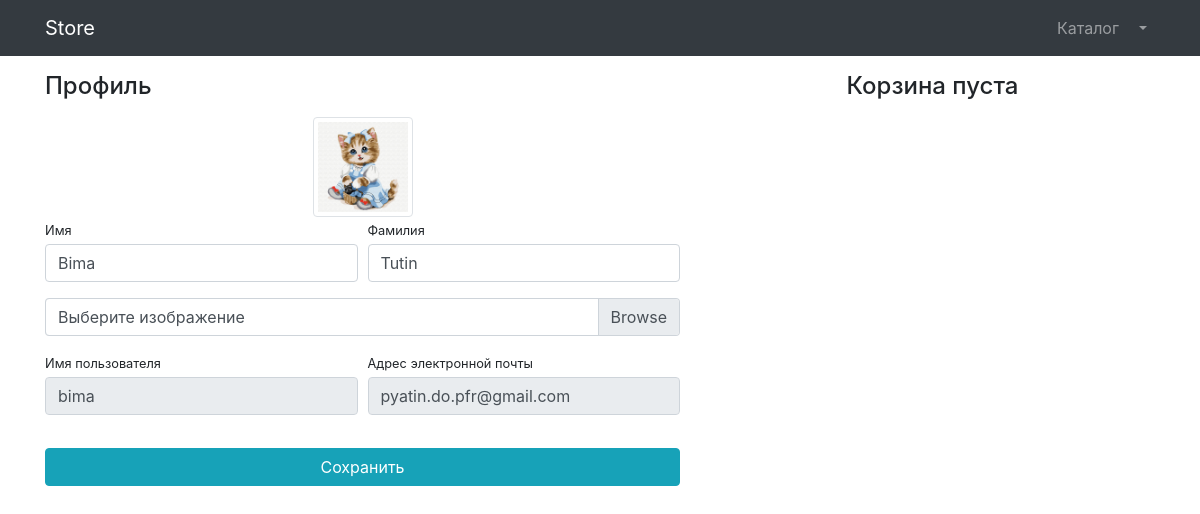
The page /users/profile/ (signed in) on the database as committed earlier.
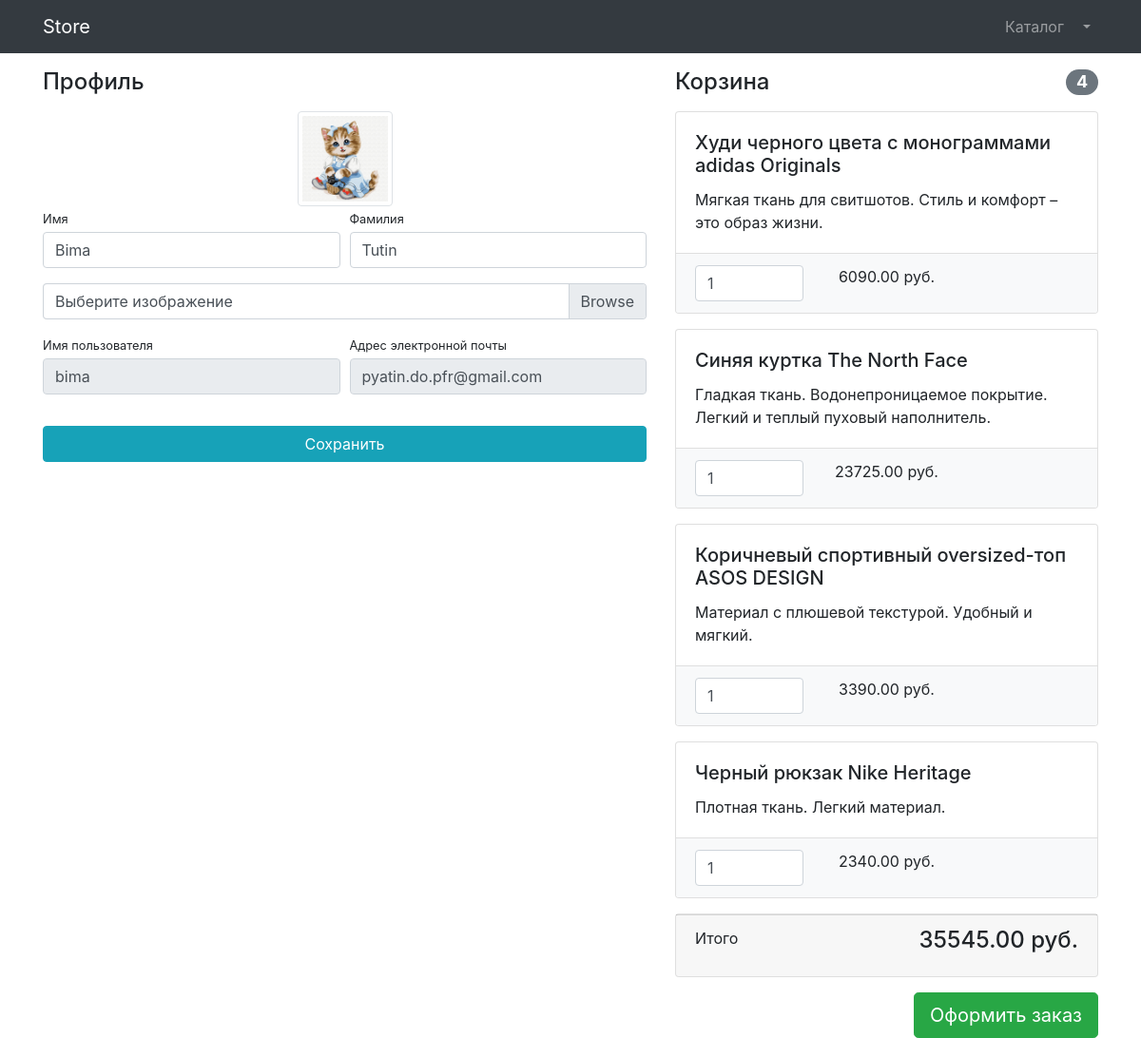
The same page on the database as committed later.
### users/models.py (models this page shows)
class User(AbstractUser):
    image = models.ImageField(upload_to='user_image', null=True, blank=True)

### products/models.py (models this page shows, shortened)
class Basket(models.Model):
    user = models.ForeignKey(to=User, on_delete=models.CASCADE)
    product = models.ForeignKey(to=Product, on_delete=models.CASCADE)
    quantity = models.PositiveSmallIntegerField(default=0)
    created_timestamp = models.DateTimeField(auto_now_add=True)
    objects = BasketQuerySet.as_manager()
    def sum(self):
        return self.product.price * self.quantity

class Product(models.Model):
    name = models.CharField(max_length=256)
    description = models.TextField()
    price = models.DecimalField(max_digits=9, decimal_places=2)
    quantity = models.PositiveIntegerField(default=0)
    image = models.ImageField(upload_to='products_images')
    category = models.ForeignKey(to=ProductCategory, on_delete=models.CASCADE)
    class Meta:
        verbose_name = 'product'
        verbose_name_plural = 'products'

### users/views.py (the view)
# urls.py: path('profile/', profile, name='profile'),
@login_required
def profile(request):
    if request.method == 'POST':
        form = UserProfileForm(instance=request.user, data=request.POST, files=request.FILES)
        if form.is_valid():
            form.save()
            return HttpResponseRedirect(reverse('users:profile'))
    else:
        form = UserProfileForm(instance=request.user)
    context = {'form': form,
               'baskets': Basket.objects.filter(user=request.user)}
    return render(request, 'users/profile.html', context)

### users/forms.py
class UserProfileForm(UserChangeForm):
    first_name = forms.CharField(widget=forms.TextInput(attrs={'class': 'form-control'}))
    last_name = forms.CharField(widget=forms.TextInput(attrs={'class': 'form-control'}))
    image = forms.ImageField(widget=forms.FileInput(attrs={'class': 'custom-file-label'}))
    username = forms.CharField(widget=forms.TextInput(attrs={'class': 'form-control', 'readonly': True}))
    email = forms.CharField(widget=forms.EmailInput(attrs={'class': 'form-control', 'readonly': True}))
    class Meta:
        model = User
        fields = ('first_name', 'last_name', 'username', 'email', 'image')

### products/models.py (called while the page is built)
    def total_sum(self):
        return sum(basket.sum() for basket in self)

    def total_quantity(self):
        return sum(basket.quantity for basket in self)

### users/templates/users/profile.html (shortened to what this page needs)
{% extends 'products/base.html' %}
{% load static%}
    {% block css %}
    <link href="{% static 'vendor/css/profile.css' %}" rel="stylesheet">
    {% endblock %}
{% block content %}
<div class="container">
    <div class="row">
        <div class="col-lg-7">
            <h4 class="mt-3 mb-3">Профиль</h4>
            <div class="col-lg-12 text-center">
                <img width="100" height="100"
                     src="{% if user.image %} {{ user.image.url }} {% else %}
                     {% static 'vendor/img/users/default_avatar.jpg'%}
                     {% endif %}"
                     class="img-thumbnail">
            </div>
            <form action="{% url 'users:profile'%}" method="post" enctype="multipart/form-data">
                <div class="form-row">
                    <div class="col-lg-6">
                        <div class="form-group">
                            <label class="small mb-1" for="{{form.first_name.id_for_label}}">Имя</label>
                            {{ form.first_name }}
                        </div>
                    </div>
                    <div class="col-lg-6">
                        <div class="form-group">
                            <label class="small mb-1" for="{{form.last_name.id_for_label}}">Фамилия</label>
                            {{ form.last_name }}
                        </div>
                    </div>
                </div>
                <div class="form-row mb-2">
                    <div class="col-lg-12">
                        <div class="custom-file">
                            <label class="custom-file-label" for="{{form.image.id_for_label}}">Выберите изображение</label>
                        </div>
                    </div>
                </div>
                <div class="form-row">
                    <div class="col-lg-6">
                        <label class="small mb-1" for="{{form.username.id_for_label}}">Имя пользователя</label>
                        {{ form.username }}
                    </div>
                    <div class="col-lg-6">
                        <label class="small mb-1" for="{{form.email.id_for_label}}">Адрес электронной
                            почты</label>
                        {{ form.email }}
                    </div>
                </div>
                <div class="form-row">
                    <div class="col-lg-12" style="margin-top: 33px;">
                        <input class="btn btn-info btn-block" type="submit" value="Сохранить">
                    </div>
                </div>
            </form>
        </div>
        <div class="col-lg-5">
        {% include 'products/baskets.html' %}
        </div>
    </div>
</div>
{% endblock %}

### products/templates/products/base.html (shortened to what this page needs)
{% load static %}
<!DOCTYPE html>
<html lang="en">
<head>
    <link href="{% static 'vendor/bootstrap/css/bootstrap.min.css'%}" rel="stylesheet">
    {% block css%} {% endblock %}
</head>
<body>
<nav class="navbar navbar-expand-lg navbar-dark bg-dark fixed-top">
    <div class="container">
        <a class="navbar-brand" href="{% url 'index' %}">Store</a>
        <div class="collapse navbar-collapse" id="navbarResponsive">
            <ul class="navbar-nav ml-auto">
                <li class="nav-item">
                    <a class="nav-link" href="{% url 'products:index' %}">Каталог  </a>
                </li>
                {% if user.is_authenticated %}
                <li class="nav-item dropdown">
                    <a class="nav-link dropdown-toggle" href="#" id="navbarDropdown" role="button"
                       data-bs-toggle="dropdown" aria-expanded="false">
                    </a>
                 {% else %}
                <li class="nav-item">
                    <a class="nav-link" href="{% url 'users:login' %}">Войти <i class="fas fa-sign-in-alt"></i></a>
                </li>
                {% endif %}
                </li>
            </ul>
        </div>
    </div>
</nav>
{% block content%} {% endblock %}
</body>
</html>

### products/templates/products/baskets.html (shortened to what this page needs)
{% if baskets %}
<h4 class="mt-3 mb-3 d-flex justify-content-between align-items-center mb-3">
    Корзина <span class="badge badge-secondary badge-pill">{{ baskets.total_quantity }}</span>
</h4>
{% for basket in baskets %}
<div class="card mb-3">
    <div class="card-body">
        <h5 class="card-title">{{ basket.product.name }}</h5>
        <p class="card-text">{{ basket.product.description }}</p>
    </div>
    <ul class="list-group list-group-flush">
        <li class="list-group-item bg-light">
            <div class="row text-center">
                <div class="col-lg-4">
                    <input name="basketID" type="number" class="form-control"
                           value="{{ basket.quantity }}" min="0">
                </div>
                <div class="col-lg-4">{{ basket.sum }} руб.</div>
                <div class="col-lg-4">
                </div>
            </div>
        </li>
    </ul>
</div>
{% endfor %}
<div class="card mb-3">
    <div class="card-footer">
        <p class="float-left">Итого</p>
        <h4 class="float-right">{{ baskets.total_sum }} руб.</h4>
    </div>
</div>
<a class="btn btn-success btn-lg float-right" href="../orders/order-create.html">
    Оформить заказ
</a>
{% else %}
<h4 class="mt-3 mb-3 text-center">
    Корзина пуста
</h4>
{% endif %}

Rows that differ between the two databases and show on the page:
added Basket: total_quantity "4", product.name "Худи черного цвета с монограммами adidas Originals", product.description "Мягкая ткань для свитшотов. Стиль и комфорт – это образ жизни.", basketID "1", sum "6090.00", total_sum "35545.00"
added Basket: product.name "Синяя куртка The North Face", product.description "Гладкая ткань. Водонепроницаемое покрытие. Легкий и теплый пуховый наполнитель.", basketID "1", sum "23725.00"
added Basket: product.name "Коричневый спортивный oversized-топ ASOS DESIGN", product.description "Материал с плюшевой текстурой. Удобный и мягкий.", basketID "1", sum "3390.00"
added Basket: product.name "Черный рюкзак Nike Heritage", product.description "Плотная ткань. Легкий материал.", basketID "1", sum "2340.00"
Other text that changed with them:
text no longer shown: "Корзина пуста"
text now shown: "Корзина Итого руб. Оформить заказ"
